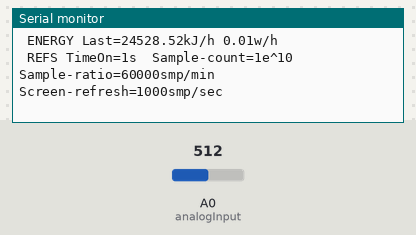
Simulated run of this sketch. Board: Arduino Uno, built with avr-gcc and run on an emulated ATmega328P. Parts: the last lines printed to the serial monitor. Inputs (shaded band) come from the test bench; at power-on: A0 (analogInput) = 512.

Above: at 1.2 s.
1.3 s: A0 (analogInput) set to 716
At 2.56 s:
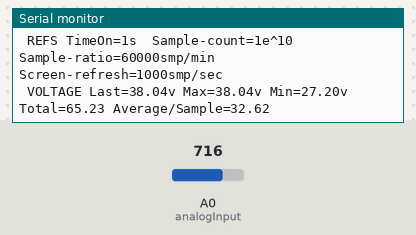
2.8 s: A0 (analogInput) set to 900
At 4.47 s:
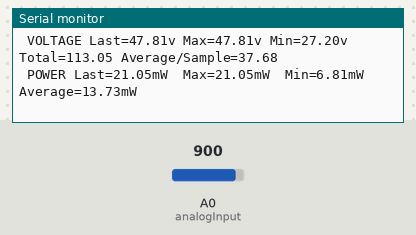
Timing chart, 0 to 6.0 s (numbered marks = the images above; inputs shaded):
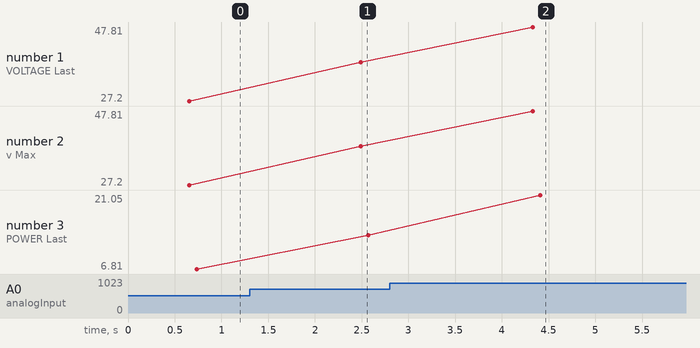

Measured:
- after the input at 1.3 s, the serial monitor: prints a new line after 1.2 s (image 1)
- after the input at 2.8 s, the serial monitor: prints a new line after 1.5 s (image 2)
- plotted number 1: 27.2 → 38.04 after the input at 1.3 s, 38.04 → 47.81 after the input at 2.8 s
- plotted number 2: 27.2 → 38.04 after the input at 1.3 s, 38.04 → 47.81 after the input at 2.8 s
- plotted number 3: 6.81 → 13.32 after the input at 1.3 s, 13.32 → 21.05 after the input at 2.8 s

The sketch:

multimetro.ino
```cpp
// (licence header left out)
// customizable variables
float R1 = 98600.0; // resistance R1 (100K)
float R2 = 9980.0; // resistance R2 (10K)
int refresh = 1000;
int sampleRatio = 1000;

// reference variables
byte maxVoltSuport = 5;
int atmegaBits = 1024;

//counters
long totalTime = 0;
unsigned long samples = 0;
long timeRuning = 0;
unsigned long count=0;

//values
float vMax = 0.0;
float vMin = 10000.0;
float vTotal = 0.0;
float vAveragePerSample = 0.0;
float myResolution = 0.0;
float power=0.0;
float maxPower=0.0;
float minPower=10000.0;
float aPower = 0.0;
float pTotal =0.0;
float vout = 0.0;
float vin = 0.0;
float ain = 0.0;
float value = 0.0;

//pin numbers
byte analogInput = 0;

//START
void setup() {
  myResolution= ((float) maxVoltSuport/ (float) atmegaBits)*1000;
  pinMode(analogInput, INPUT);
  Serial.begin(9600);
  Serial.print("           MULTIMETER -- ");
  Serial.print(myResolution);
  Serial.println(" mV step-resolution");
  Serial.println("                      llucbrell@gmail.com");
  Serial.println();
  Serial.println();
}
void loop() {

  //number of samples and time to make an average
  samples = samples + 1;
  count = samples/sampleRatio;
  totalTime = totalTime + 1;

  // read the value at analog input
  value = analogRead(analogInput);

  //voltage calculations
  vout = (value * 5.0) / 1024.0;
  timeRuning = totalTime/sampleRatio;
  vin = vout / (R2 / (R1 + R2));
  vTotal = vin + vTotal;
  vAveragePerSample = vTotal / samples;

  // calculate the current in miliamps
  ain = vin / ((R1 + R2) / 1000);

  // power calculations in miliwatts
  power= ((vin*vin)/(R1+R2))*1000;
  pTotal = power+ pTotal;
  aPower= pTotal /samples;
  maxPower= ((vMax*vMax)/(R1+R2))*1000;
  minPower= ((vMin*vMin)/(R1+R2))*1000;

  // set the max and min values
  if (vin > vMax) {
    vMax = vin;
  }
  if (vin < vMin && vin != 0) {
    vMin = vin;
  }
   if (power > maxPower) {
    maxPower = power;
  }
  if (power < minPower && minPower != 0) {
    minPower = power;
  }

  // print values on the screen using the refresh value and serial
  if(samples%refresh==0){

  Serial.print(" VOLTAGE");
  Serial.print(" Last=");
  Serial.print(vin );
  Serial.print("v " );
  Serial.print("Max=");
  Serial.print(vMax );
  Serial.print("v " );
  if (vMin == 10000.0) {
    Serial.print("Min=");
    Serial.print( 0.00);
    Serial.print("v " );
  }
  else{
  Serial.print("Min=");
  Serial.print(vMin );
  Serial.print("v " );
  }
  Serial.print("Total=");
  Serial.print(vTotal/sampleRatio );
  Serial.print(" Average/Sample=");
  Serial.print(vAveragePerSample );
  Serial.println();

  Serial.print(" POWER Last=");
  Serial.print(power);
  Serial.print("mW ");
  Serial.print(" Max=");
  Serial.print(maxPower);
  Serial.print("mW ");
  Serial.print(" Min=");
  Serial.print(minPower);
  Serial.print("mW ");
  Serial.print(" Average=");
  Serial.print(aPower);
  Serial.println("mW ");
  Serial.print( " ENERGY Last=");
  Serial.print(power*3600);
  Serial.print("kJ/h ");
  Serial.print(power/1000);
  Serial.println("w/h ");

  Serial.print(" REFS TimeOn=");
  Serial.print(timeRuning);
  Serial.print("s " );
  Serial.print(" Sample-count=");
  Serial.print(count );
  Serial.print("e^10 ");
  Serial.print(" Sample-ratio=");
  Serial.print((long)sampleRatio*60);
  Serial.print("smp/min");
  Serial.print(" Screen-refresh=");
  Serial.print(refresh);
  Serial.println("smp/sec");


  //end and separation
  Serial.println();
  delay(refresh);
  }
}
```
